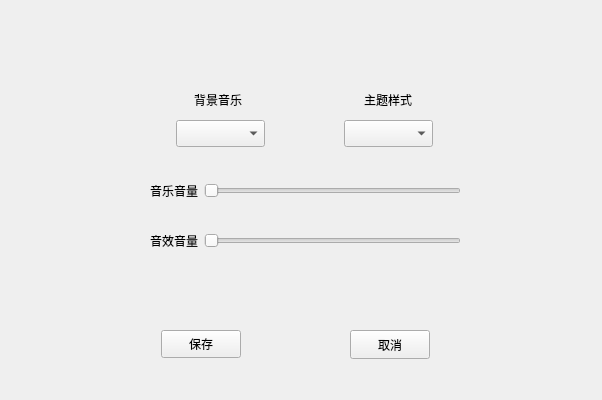
<?xml version="1.0" encoding="UTF-8"?>
<ui version="4.0">
 <class>SettingPage</class>
 <widget class="QWidget" name="SettingPage">
  <property name="geometry">
   <rect>
    <x>0</x>
    <y>0</y>
    <width>602</width>
    <height>400</height>
   </rect>
  </property>
  <property name="windowTitle">
   <string>Form</string>
  </property>
  <widget class="MainButton" name="cancel">
   <property name="geometry">
    <rect>
     <x>350</x>
     <y>330</y>
     <width>80</width>
     <height>29</height>
    </rect>
   </property>
   <property name="text">
    <string>取消</string>
   </property>
  </widget>
  <widget class="MainButton" name="save">
   <property name="geometry">
    <rect>
     <x>161</x>
     <y>330</y>
     <width>80</width>
     <height>28</height>
    </rect>
   </property>
   <property name="text">
    <string>保存</string>
   </property>
  </widget>
  <widget class="QWidget" name="horizontalLayoutWidget">
   <property name="geometry">
    <rect>
     <x>150</x>
     <y>170</y>
     <width>311</width>
     <height>41</height>
    </rect>
   </property>
   <layout class="QHBoxLayout" name="horizontalLayout">
    <item>
     <widget class="QLabel" name="label">
      <property name="text">
       <string>音乐音量</string>
      </property>
     </widget>
    </item>
    <item>
     <widget class="QSlider" name="BGMslider">
      <property name="orientation">
       <enum>Qt::Orientation::Horizontal</enum>
      </property>
     </widget>
    </item>
   </layout>
  </widget>
  <widget class="QWidget" name="horizontalLayoutWidget_2">
   <property name="geometry">
    <rect>
     <x>150</x>
     <y>220</y>
     <width>311</width>
     <height>41</height>
    </rect>
   </property>
   <layout class="QHBoxLayout" name="horizontalLayout_2">
    <item>
     <widget class="QLabel" name="label_2">
      <property name="text">
       <string>音效音量</string>
      </property>
     </widget>
    </item>
    <item>
     <widget class="QSlider" name="SOUNDslider">
      <property name="orientation">
       <enum>Qt::Orientation::Horizontal</enum>
      </property>
     </widget>
    </item>
   </layout>
  </widget>
  <widget class="QLabel" name="label_3">
   <property name="geometry">
    <rect>
     <x>194</x>
     <y>90</y>
     <width>69</width>
     <height>19</height>
    </rect>
   </property>
   <property name="text">
    <string>背景音乐</string>
   </property>
  </widget>
  <widget class="QLabel" name="label_4">
   <property name="geometry">
    <rect>
     <x>364</x>
     <y>90</y>
     <width>69</width>
     <height>19</height>
    </rect>
   </property>
   <property name="text">
    <string>主题样式</string>
   </property>
  </widget>
  <widget class="QComboBox" name="comboBoxBGM">
   <property name="geometry">
    <rect>
     <x>176</x>
     <y>120</y>
     <width>89</width>
     <height>27</height>
    </rect>
   </property>
  </widget>
  <widget class="QComboBox" name="comboBoxBGPH">
   <property name="geometry">
    <rect>
     <x>344</x>
     <y>120</y>
     <width>89</width>
     <height>27</height>
    </rect>
   </property>
  </widget>
 </widget>
 <customwidgets>
  <customwidget>
   <class>MainButton</class>
   <extends>QPushButton</extends>
   <header>mainbutton.h</header>
  </customwidget>
 </customwidgets>
 <resources/>
 <connections/>
</ui>
